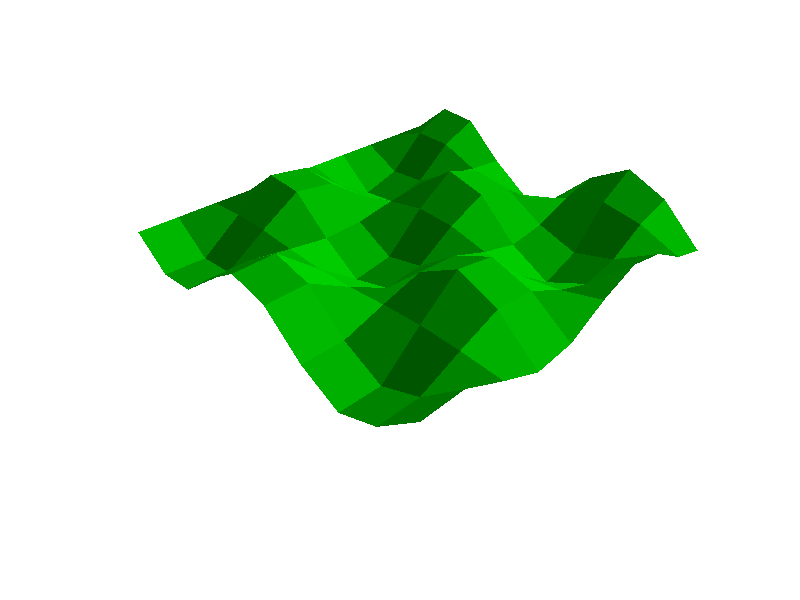

Reproduce this figure in R.
x <- seq(0, 10, length.out = 3)
y <- seq(0, 10, length.out = 5)
d1 <- expand.grid(x = x, y = y)
x;y;d1;
cosvalue=cos(d1["x"]);cosvalue
d2 <- expand.grid(x = x, y = y, KEEP.OUT.ATTRS = FALSE);
object.size(d1) - object.size(d2)

# First Question starts here. plot a perspective 3d gaph with some random x and y values, using expand.grid to feed the perspective plot 
#Generate a random gid of x,y and prepare the grid values.
# then we will send these values to the function f(x,y) = cos(x)*sin(y) = Z. 
#store the return of f() in to Z, as stated above
# The persp, ?persp, tells you that it takes x,y(your inputs to function f) and Z (your resultant of f(x,y), and limit, etc..)
# use various args in the persp(), to draw a 3-D plot.
# Now, getting in to the action
x <- seq(0, 10, length.out = 10)
y <- seq(0, 10, length.out = 10)
gridResult = expand.grid(x=x,y=y) # this gives some 100 values of x and y
gridResult
class(gridResult) # its a dataframe, so accessing it as gridResult["x"] will give a data frame. But,
# if you want to retrieve the values as vectors use, $ sign, gridResult$x , or gridResult[,1]
#mode(gridResult[,1]); class(gridResult[,1])

#The grid columns can be accessed using the gridResult["name of column"]
#example("persp"), it helps you to write a function and how to use it in the persp()
funcForZtemp <- function(n, m) {cos(n)* sin(m)}
# calculate Z for persp using the function created above
zTemp = funcForZtemp(gridResult["x"],gridResult["y"]); 
z= matrix(zTemp$x,nrow=10,ncol=10);
# now we got the z, and we are good to plot the perspective using the x,y,z over some x,y,z limited range.
# lets draw a perspective, example("persp") helps.
#par(mfrow=c(1,2));

persp(x, y, z, theta = 135, phi = 30, col = "green", scale = FALSE, ltheta = -120, shade = 0.75, border = NA, box = FALSE)


# question 2.




